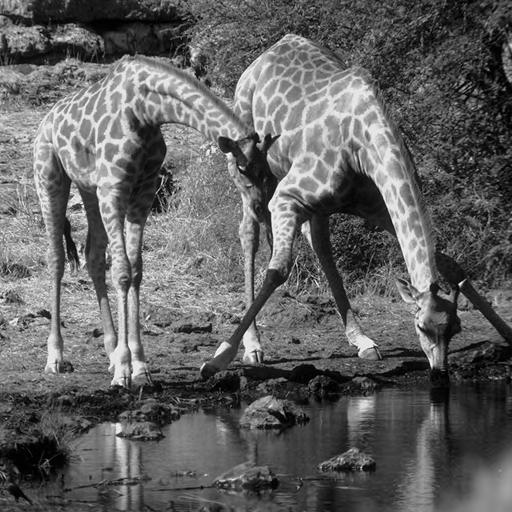
//> input picture code/data/15_Girafes.pgm, 512 x 512 px
$ ./naive data/15_Girafes.pgm out.png   (built with g++ and OpenCV 4)
//> lines starting //> are read from the running program, lines starting //| are printed output that depends on the picture; after the words box and inside, x2 and y2 are one past the last pixel; in counts of white or black regions, pixels touching at a corner belong together
### code/imageanalysis.h
#include <math.h>
#include <float.h>
#include <opencv2/core/hal/interface.h>
#include <opencv2/opencv.hpp>
#include <opencv2/imgproc.hpp>


#define IMAGEMAT_TYPE uchar

// ===================================================
// HISTOGRAMS
/*const int histSize = 256;
float range[] = { 0, 256 }; //the upper boundary is exclusive
const float* histRange[] = { range };

bool uniform = true;
bool accumulate = false;

cv::Mat grey_hist, grey_hist_perm, grey_hist_rec;

cv::calcHist( &image, 1, 0, cv::Mat(), grey_hist, 1, &histSize, histRange, uniform, accumulate );
cv::calcHist( &permutedImage, 1, 0, cv::Mat(), grey_hist_perm, 1, &histSize, histRange, uniform, accumulate );
cv::calcHist( &reconstructedImg, 1, 0, cv::Mat(), grey_hist_rec, 1, &histSize, histRange, uniform, accumulate );

// normalized histogram
int hist_w = 512;
int hist_h = 400;
int bin_w = cvRound( (double) hist_w/histSize );

cv::Mat histImage( hist_h, hist_w, CV_8UC3, cv::Scalar( 0,0,0) );

cv::normalize(grey_hist, grey_hist, 0, histImage.rows, cv::NORM_MINMAX, -1, cv::Mat() );
cv::normalize(grey_hist_perm, grey_hist_perm, 0, histImage.rows, cv::NORM_MINMAX, -1, cv::Mat() );
cv::normalize(grey_hist_rec, grey_hist_rec, 0, histImage.rows, cv::NORM_MINMAX, -1, cv::Mat() );

for( int i = 1; i < histSize; i++ )
{

    cv::line( histImage, cv::Point( bin_w*(i-1), hist_h - cvRound(grey_hist.at<float>(i-1)) ),
            cv::Point( bin_w*(i), hist_h - cvRound(grey_hist.at<float>(i)) ),
            cv::Scalar( 255, 0, 0),
            2, 8, 0  );

    cv::line( histImage, cv::Point( bin_w*(i-1), hist_h - cvRound(grey_hist_perm.at<float>(i-1)) ),
            cv::Point( bin_w*(i), hist_h - cvRound(grey_hist_perm.at<float>(i)) ),
            cv::Scalar( 0, 255, 0),
            2, 8, 0  );

    cv::line( histImage, cv::Point( bin_w*(i-1), hist_h - cvRound(grey_hist_rec.at<float>(i-1)) ),
            cv::Point( bin_w*(i), hist_h - cvRound(grey_hist_rec.at<float>(i)) ),
            cv::Scalar( 0, 0, 255),
            2, 8, 0  );
}*/


/*===========================================================================*/
// HISTOGRAM ON GRAYSCALE

// Input : Mat Image , Histogram Color
cv::Mat processBarHistogram(cv::Mat& image, cv::Scalar color = cv::Scalar( 255, 0, 0))
{
    // HISTOGRAMS
    const int histSize = 256;
    float range[] = { 0, 256 }; //the upper boundary is exclusive
    const float* histRange[] = { range };

    static bool uniform = true;
    static bool accumulate = false;

    cv::Mat histo;
    // calculate histogram
    cv::calcHist( &image, 1, 0, cv::Mat(), histo, 1, &histSize, histRange, uniform, accumulate );

    // normalized histogram
    int hist_w = 512;
    int hist_h = 400;
    int bin_w = cvRound( (double) hist_w/histSize );
    cv::Mat histoImg( hist_h, hist_w, CV_8UC3, cv::Scalar( 0,0,0) );
    cv::normalize(histo, histo, 0, histoImg.rows, cv::NORM_MINMAX, -1, cv::Mat() );

    for( int i = 0; i < histSize; i++ )
    {
        float y = (float)(hist_h - cvRound(histo.at<float>(i)));

        cv::rectangle( histoImg,
                cv::Point2f((float)bin_w*i - float(bin_w)/2.0f, (float)hist_h),
                cv::Point2f((float)bin_w*i + float(bin_w)/2.0f, y),
                color,
                cv::FILLED, 8, 0
                );
    }

    return histoImg;
}

/*===========================================================================*/
// PSNR

// return an image of PSNR greyscale and a psnr
double processPSNR(cv::Mat& exportMSE, const cv::Mat& img, const cv::Mat& processed)
{
    cv::Scalar minColor = cv::Scalar(0);   // black
    cv::Scalar maxColor = cv::Scalar(255); // white
    cv::Mat doubleMSE = cv::Mat::zeros(cv::Size(exportMSE.cols * 2, exportMSE.rows * 2), CV_64F);

    //
    double mse = 0.0;
    double result = 0.0;
    double pixmse = 0.0;

    double maxmse = -DBL_MAX;
    double minmse = DBL_MAX;


    for(int i=0; i <img.rows; i++)
    {
        for(int j=0; j < img.cols; j++)
        {
            double a = (double)img.at<IMAGEMAT_TYPE>(i,j);
            double b = (double)processed.at<IMAGEMAT_TYPE>(i,j);

            pixmse = std::pow(a - b, 2);

            mse += pixmse;
            doubleMSE.at<double>(i, j) = pixmse;

            if (pixmse > maxmse)
            {
                maxmse = pixmse;
            }

            if (pixmse < minmse)
            {
                minmse = pixmse;
            }
        }


    }

    mse /= (double)img.rows*img.cols;
    result =  10.0*log10(255.0*255.0/mse);

    std::cout << "Min MSE=" << minmse << std::endl;
    std::cout << "Max MSE=" << maxmse << std::endl;


    // normalized between 0.0 and 1.0
    for(int i=0; i < img.rows; i++)
    {
        for(int j=0; j < img.cols; j++)
        {
            exportMSE.at<IMAGEMAT_TYPE>(i, j) = (IMAGEMAT_TYPE)(255*((doubleMSE.at<double>(i, j) - minmse) / (maxmse - minmse)));
        }
    }

    return result;

}


/*===========================================================================*/
// DISPLAY Pack of images
// same size as A required for all images
void concatenateFourMat(cv::Mat& concatdisplayImage, const cv::Mat& A, const cv::Mat& B , const cv::Mat& C,const cv::Mat& D)
{
   // display our images
    concatdisplayImage = cv::Mat(cv::Size(A.cols * 2, A.rows * 2), A.type(), cv::Scalar::all(0));
    // Create ROI and Copy A to it
    cv::Mat matRoi = concatdisplayImage(cv::Rect(0,0,A.cols, A.rows));
    A.copyTo(matRoi);
    // Copy B to ROI
    matRoi = concatdisplayImage(cv::Rect(A.cols, 0, A.cols, A.rows));
    B.copyTo(matRoi);
    // Copy C to ROI
    matRoi = concatdisplayImage(cv::Rect(0,A.rows,A.cols,A.rows));
    C.copyTo(matRoi);
    // Copy D to ROI
    matRoi = concatdisplayImage(cv::Rect(A.cols,A.rows,A.cols,A.rows));
    D.copyTo(matRoi);

}

// [12 lines left out: function realConcatenateTwoMat, not called in this run]

### code/BasePermutation.h
#include <vector>
#include <numeric>
#include <opencv2/opencv.hpp>

#define IMAGEMAT_TYPE uchar

/*===========================================================================*/
// TP5 Chiffrement Multimédia

// use keycph
void initSeed(int keycph) { srand(keycph); }


// Output : 0 or 1, uniform
// [17 lines left out: functions getRandBinary, getRandOctet, not called in this run]


/*===========================================================================*/
// get a point to linear position to 2D position
template <class T>
void setPosition(cv::Point& ppt, const T& ki, const int ncols)
{
    ppt.y = static_cast<int>(float(ki) / float(ncols)); // row
    ppt.x = ki % ncols;                                 // col

}


// ===============================
// generateur de nombre pseudo aleatoire
int GNPA(int maxN)
{
    return static_cast<int>(((float)rand() / (float)RAND_MAX) * maxN);
}


/*===========================================================================*/
// permutation with Fisher-Yates Algorithm
// Algorithme de Fisher-Yates
/*
pour i de n - 1 descendant_à 1 :
    j ← nombre aléatoire entier 0 ≤ j ≤ i
    échanger a[j] et a[i]
*/

template <class T>
void permuteFY(std::vector<T>& vecToShuffle, unsigned int maxN)
{
    int newpos;
    for (unsigned int i = maxN-1; i > 0; i--)
    {
        newpos = GNPA(i);
        std::swap(vecToShuffle[i], vecToShuffle[newpos]);
    }
}


// Permute the sequence of indices
void permuteSequence(std::vector<unsigned int>& sequence)
{
    permuteFY(sequence, (unsigned int)sequence.size());
}


/*===========================================================================*/

void permuteData(const cv::Mat& data,  cv::Mat& permdata, const std::vector<unsigned int>& sequence)
{

    cv::Point pseq   = cv::Point(0,0);
    cv::Point pdata  = cv::Point(0,0);
    int rows = data.size[0];
    int cols = data.size[1];

    for (unsigned int k = 0; k < sequence.size(); k++)
    {
        setPosition(pdata, k, cols);
        setPosition(pseq, sequence[k], cols);

        //std::cout << pdata << " <=> " << pseq << std::endl;

        permdata.at<IMAGEMAT_TYPE>(pdata.y, pdata.x) = data.at<IMAGEMAT_TYPE>(pseq.y, pseq.x);
    }
}

// From permuted data and sequence permutation
// Rebuild the original dat = unpermuted data
void invPermuteData(const cv::Mat& permdata,  cv::Mat& data, const std::vector<unsigned int>& sequence)
{

    cv::Point pseq   = cv::Point(0,0);
    cv::Point pdata  = cv::Point(0,0);
    int rows = permdata.size[0];
    int cols = permdata.size[1];

    for (unsigned int k = 0; k < sequence.size(); k++)
    {
        setPosition(pdata, k, cols);
        setPosition(pseq, sequence[k], cols);

        //std::cout << pseq << " <=> " << pdata << std::endl;
        data.at<IMAGEMAT_TYPE>(pseq.y , pseq.x) = permdata.at<IMAGEMAT_TYPE>(pdata.y, pdata.x);
    }

}

/*===========================================================================*/

### code/naive.cpp
#include <stdio.h>
#include <iostream>
#include <vector>
#include <numeric>
#include "BasePermutation.h"
#include "imageanalysis.h"

#include <opencv2/core/types.hpp>
#include <opencv2/core/fast_math.hpp>
#include <opencv2/opencv.hpp>
#include <opencv2/imgproc.hpp>
#include <opencv2/highgui.hpp>
#include <opencv2/imgcodecs.hpp>

#define IMAGEMAT_TYPE uchar


/*===========================================================================*/

int main(int argc, char** argv )
{
    if ( argc != 3 )
    {
        printf("usage: DisplayImage.out <Image_Path> <Encrypted Image>\n");
        return -1;
    }

    /*
    IMREAD_COLOR loads the image in the BGR 8-bit format. This is the default that is used here.
    IMREAD_UNCHANGED loads the image as is (including the alpha channel if present)
    IMREAD_GRAYSCALE loads the image as an intensity one

    In the case of color images, the decoded images will have the channels stored in B G R order.
    */

    cv::Mat image;
    image = cv::imread( argv[1], cv::IMREAD_GRAYSCALE );
//> image is the input picture: 512 rows x 512 cols, CV_8UC1; min 0, max 249, mean 97.3


    if ( !image.data )
    {
        printf("No image data \n");
        return -1;
    }

    const int nrows = image.size[0];
//> nrows = 512
    const int ncols = image.size[1];
//> ncols = 512
    const int NM = nrows * ncols;
//> NM = 262144

    cv::Mat permutedImage = cv::Mat::eye(nrows, ncols, image.type());


    // ===================================================
    // PERMUTATION

    // sequence for permutation
    std::vector<unsigned int> sequence(NM);
    std::iota(sequence.begin(), sequence.end(), 0);

    // generate a permutation sequence
    permuteSequence(sequence);

    // permute data
    permuteData(image, permutedImage, sequence);
//> after the loop in permuteData, `for (unsigned int k = 0; k < sequence.size(); k++)`:
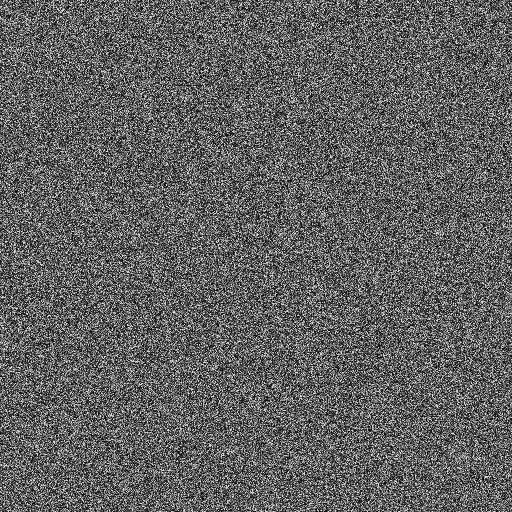
//> permdata: 512 rows x 512 cols, CV_8UC1; min 0, max 249, mean 97.3

    // ===================================================

    // RECONSTRUCTION
    cv::Mat reconstructedImg = cv::Mat::eye(nrows, ncols, image.type());
    // permute data
    invPermuteData(permutedImage, reconstructedImg, sequence);

    // ===================================================
    // PSNR
    cv::Mat MSE(cv::Size(image.cols, image.rows), image.type(), cv::Scalar::all(0));
    double imgpsnr = processPSNR(MSE, image, reconstructedImg);
//> after the loop in processPSNR, `for(int i=0; i <img.rows; i++)`: doubleMSE: 1024 rows x 1024 cols, CV_64FC1; every value is 0
//> after the loop in processPSNR, `for(int i=0; i <img.rows; i++)`: pixmse = 0
//> in processPSNR, `result =  10.0*log10(255.0*255.0/mse);`: result = inf
//| Min MSE=0
//| Max MSE=0
//> after the loop in processPSNR, `for(int i=0; i < img.rows; i++)`: exportMSE: 512 rows x 512 cols, CV_8UC1; every value is 0
//> imgpsnr = inf
    std::cout << "PSNR IMAGE = " << imgpsnr << std::endl;
//| PSNR IMAGE = inf


    // ===================================================
    // HISTOGRAMS
    cv::Mat histoBarHimg = processBarHistogram(image, cv::Scalar( 255, 0, 0));
//> in processBarHistogram, `cv::calcHist( &image, 1, 0, cv::Mat(), histo, 1, &histSize, histRange,..`: histo = 256 values, max 1861 at index 59, min 0 at index 250, mean 1024
//> in processBarHistogram, `cv::normalize(histo, histo, 0, histoImg.rows, cv::NORM_MINMAX, -1, cv:..`: histo = 256 values, max 400 at index 59, min 0 at index 250, mean 220.1
//> the loop in processBarHistogram, `for( int i = 0; i < histSize; i++ )` made 256 passes
//> y on passes 1 to 3: 372, 332, 276
//> after the loop in processBarHistogram, `for( int i = 0; i < histSize; i++ )`:
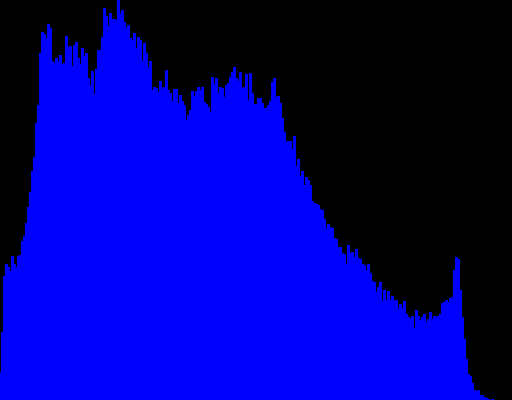
//> histoImg: 400 rows x 512 cols, CV_8UC3; mean B, G, R 141.7, 0, 0
    cv::Mat histoBarHperm = processBarHistogram(permutedImage, cv::Scalar( 0, 255, 0));
//> call 2 of processBarHistogram, with color = Scalar(0, 255)
//> in processBarHistogram (call 2), `cv::calcHist( &image, 1, 0, cv::Mat(), histo, 1, &histSize, histRange,..`: histo = 256 values, max 1861 at index 59, min 0 at index 250, mean 1024
//> in processBarHistogram (call 2), `cv::normalize(histo, histo, 0, histoImg.rows, cv::NORM_MINMAX, -1, cv:..`: histo = 256 values, max 400 at index 59, min 0 at index 250, mean 220.1
//> the loop in processBarHistogram (call 2), `for( int i = 0; i < histSize; i++ )` made 256 passes
//> after the loop in processBarHistogram (call 2), `for( int i = 0; i < histSize; i++ )`:
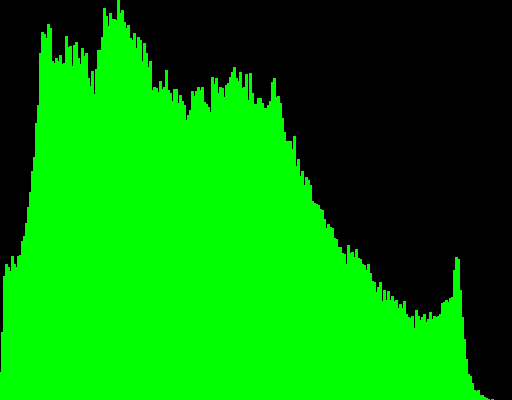
//> histoImg: 400 rows x 512 cols, CV_8UC3; mean B, G, R 0, 141.7, 0
    cv::Mat histoBarHrec = processBarHistogram(reconstructedImg, cv::Scalar( 0, 0, 255));
//> call 3 of processBarHistogram, with color = Scalar(0, 0, 255)
//> in processBarHistogram (call 3), `cv::calcHist( &image, 1, 0, cv::Mat(), histo, 1, &histSize, histRange,..`: histo = 256 values, max 1861 at index 59, min 0 at index 250, mean 1024
//> in processBarHistogram (call 3), `cv::normalize(histo, histo, 0, histoImg.rows, cv::NORM_MINMAX, -1, cv:..`: histo = 256 values, max 400 at index 59, min 0 at index 250, mean 220.1
//> the loop in processBarHistogram (call 3), `for( int i = 0; i < histSize; i++ )` made 256 passes
//> after the loop in processBarHistogram (call 3), `for( int i = 0; i < histSize; i++ )`:
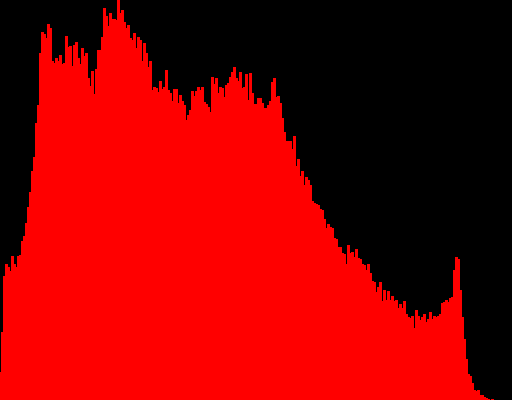
//> histoImg: 400 rows x 512 cols, CV_8UC3; mean B, G, R 0, 0, 141.7
    cv::Mat histoBarMSE = processBarHistogram(MSE, cv::Scalar( 255, 255, 255));
//> call 4 of processBarHistogram, with color = Scalar(255, 255, 255)
//> after the loop in processBarHistogram (call 4), `for( int i = 0; i < histSize; i++ )`:
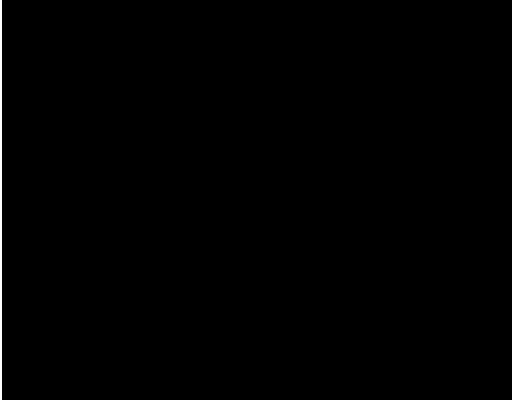
//> histoImg: 400 rows x 512 cols, CV_8UC3; 0.39% white; 1 white region, box (x1, y1, x2, y2) and area: (0, 0, 2, 400) 800

    // ===================================================
    // DISPLAY
    // =======

    // display our images
    cv::Mat displayImages;
    concatenateFourMat(displayImages, image, MSE, permutedImage, reconstructedImg);
//> in concatenateFourMat, `D.copyTo(matRoi);`:
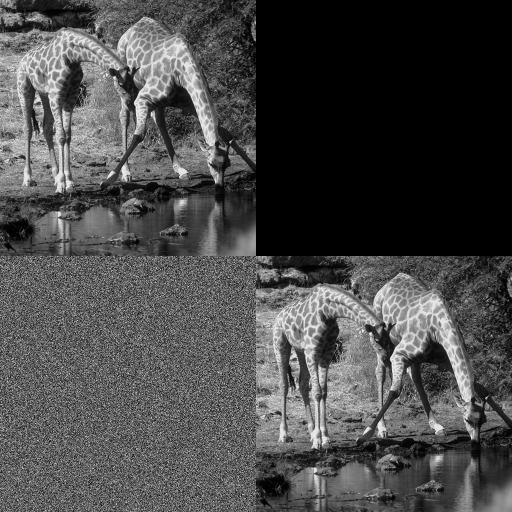
//> concatdisplayImage: 1024 rows x 1024 cols, CV_8UC1 (shown at 1/2 size); min 0, max 249, mean 73

    // display our histograms
    cv::Mat displayHistos;
    concatenateFourMat(displayHistos, histoBarHimg, histoBarMSE, histoBarHperm, histoBarHrec);
//> in concatenateFourMat (call 2), `matRoi = concatdisplayImage(cv::Rect(A.cols, 0, A.cols, A.rows));`: matRoi: 400 rows x 512 cols, CV_8UC3; every value is 0
//> in concatenateFourMat (call 2), `D.copyTo(matRoi);`:
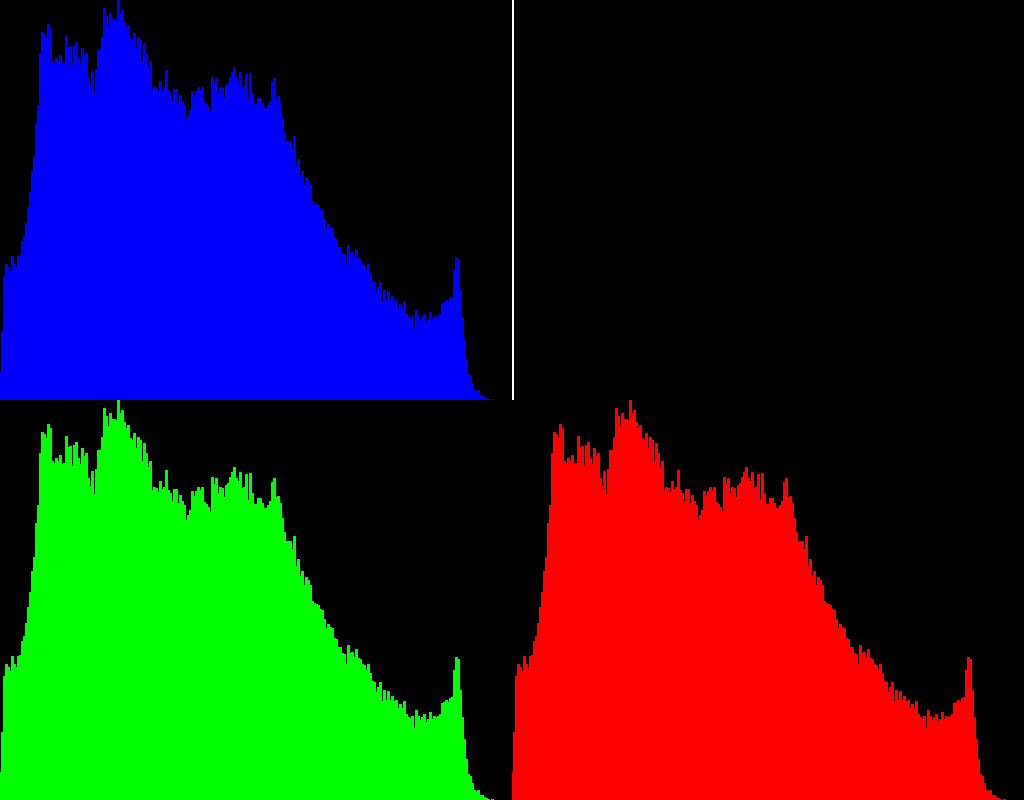
//> concatdisplayImage: 800 rows x 1024 cols, CV_8UC3; mean B, G, R 35.7, 35.7, 35.7


    cv::imshow("Display Histogram: A Original, C Permuted Image, D Reconstructed ", displayHistos );
    cv::imshow("images: A Original, C Permuted Image, D Reconstructed", displayImages );

    // End
    cv::waitKey(0);
    cv::destroyAllWindows();

    cv::imwrite(argv[2], permutedImage);


    return EXIT_SUCCESS;
}
